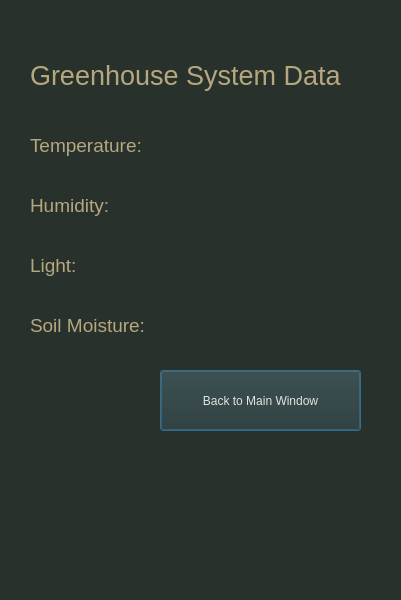
<?xml version="1.0" encoding="UTF-8"?>
<ui version="4.0">
 <class>Dialog</class>
 <widget class="QDialog" name="Dialog">
  <property name="geometry">
   <rect>
    <x>0</x>
    <y>0</y>
    <width>401</width>
    <height>600</height>
   </rect>
  </property>
  <property name="windowTitle">
   <string>Dialog</string>
  </property>
  <property name="styleSheet">
   <string notr="true">background-color:rgb(40, 49, 43);</string>
  </property>
  <widget class="QLabel" name="title_label">
   <property name="geometry">
    <rect>
     <x>30</x>
     <y>30</y>
     <width>421</width>
     <height>91</height>
    </rect>
   </property>
   <property name="styleSheet">
    <string notr="true">
font: 63 oblique 11pt &quot;URW Gothic&quot;;
font-size:20pt;
color: rgb(181, 168, 127);
</string>
   </property>
   <property name="text">
    <string>Greenhouse System Data</string>
   </property>
  </widget>
  <widget class="QLabel" name="temperature_label">
   <property name="geometry">
    <rect>
     <x>30</x>
     <y>130</y>
     <width>291</width>
     <height>31</height>
    </rect>
   </property>
   <property name="styleSheet">
    <string notr="true">font: 63 oblique 11pt &quot;URW Gothic&quot;;
font-size:14pt;
color: rgb(181, 168, 127);</string>
   </property>
   <property name="text">
    <string>Temperature:</string>
   </property>
  </widget>
  <widget class="QLabel" name="humidity_label">
   <property name="geometry">
    <rect>
     <x>30</x>
     <y>190</y>
     <width>291</width>
     <height>31</height>
    </rect>
   </property>
   <property name="styleSheet">
    <string notr="true">font: 63 oblique 11pt &quot;URW Gothic&quot;;
font-size:14pt;
color: rgb(181, 168, 127);</string>
   </property>
   <property name="text">
    <string>Humidity:</string>
   </property>
  </widget>
  <widget class="QLabel" name="light_label">
   <property name="geometry">
    <rect>
     <x>30</x>
     <y>250</y>
     <width>291</width>
     <height>31</height>
    </rect>
   </property>
   <property name="styleSheet">
    <string notr="true">font: 63 oblique 11pt &quot;URW Gothic&quot;;
font-size:14pt;
color: rgb(181, 168, 127);</string>
   </property>
   <property name="text">
    <string>Light:</string>
   </property>
  </widget>
  <widget class="QLabel" name="soil_moisture_label">
   <property name="geometry">
    <rect>
     <x>30</x>
     <y>310</y>
     <width>291</width>
     <height>31</height>
    </rect>
   </property>
   <property name="styleSheet">
    <string notr="true">font: 63 oblique 11pt &quot;URW Gothic&quot;;
font-size:14pt;
color: rgb(181, 168, 127);</string>
   </property>
   <property name="text">
    <string>Soil Moisture:</string>
   </property>
  </widget>
  <widget class="QPushButton" name="data_back_button">
   <property name="geometry">
    <rect>
     <x>160</x>
     <y>370</y>
     <width>201</width>
     <height>61</height>
    </rect>
   </property>
   <property name="styleSheet">
    <string notr="true">color:rgb(226, 228, 222);
font-size:28;</string>
   </property>
   <property name="text">
    <string>Back to Main Window</string>
   </property>
  </widget>
 </widget>
 <resources/>
 <connections/>
</ui>
